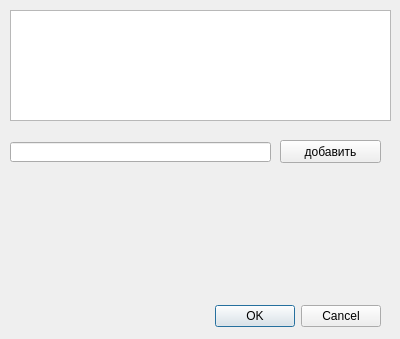
<?xml version="1.0" encoding="UTF-8"?>
<ui version="4.0">
 <class>ResultDialog</class>
 <widget class="QDialog" name="ResultDialog">
  <property name="geometry">
   <rect>
    <x>0</x>
    <y>0</y>
    <width>400</width>
    <height>339</height>
   </rect>
  </property>
  <property name="windowTitle">
   <string>Dialog</string>
  </property>
  <widget class="QDialogButtonBox" name="buttonBox">
   <property name="geometry">
    <rect>
     <x>40</x>
     <y>300</y>
     <width>341</width>
     <height>32</height>
    </rect>
   </property>
   <property name="orientation">
    <enum>Qt::Horizontal</enum>
   </property>
   <property name="standardButtons">
    <set>QDialogButtonBox::Cancel|QDialogButtonBox::Ok</set>
   </property>
  </widget>
  <widget class="QListView" name="listView">
   <property name="geometry">
    <rect>
     <x>10</x>
     <y>10</y>
     <width>381</width>
     <height>111</height>
    </rect>
   </property>
  </widget>
  <widget class="QLineEdit" name="lineEdit">
   <property name="geometry">
    <rect>
     <x>10</x>
     <y>142</y>
     <width>261</width>
     <height>20</height>
    </rect>
   </property>
   <property name="text">
    <string/>
   </property>
  </widget>
  <widget class="QPushButton" name="pushButton">
   <property name="geometry">
    <rect>
     <x>280</x>
     <y>140</y>
     <width>101</width>
     <height>23</height>
    </rect>
   </property>
   <property name="text">
    <string>добавить</string>
   </property>
  </widget>
 </widget>
 <resources/>
 <connections>
  <connection>
   <sender>buttonBox</sender>
   <signal>accepted()</signal>
   <receiver>ResultDialog</receiver>
   <slot>accept()</slot>
   <hints>
    <hint type="sourcelabel">
     <x>248</x>
     <y>254</y>
    </hint>
    <hint type="destinationlabel">
     <x>157</x>
     <y>274</y>
    </hint>
   </hints>
  </connection>
  <connection>
   <sender>buttonBox</sender>
   <signal>rejected()</signal>
   <receiver>ResultDialog</receiver>
   <slot>reject()</slot>
   <hints>
    <hint type="sourcelabel">
     <x>316</x>
     <y>260</y>
    </hint>
    <hint type="destinationlabel">
     <x>286</x>
     <y>274</y>
    </hint>
   </hints>
  </connection>
 </connections>
</ui>
